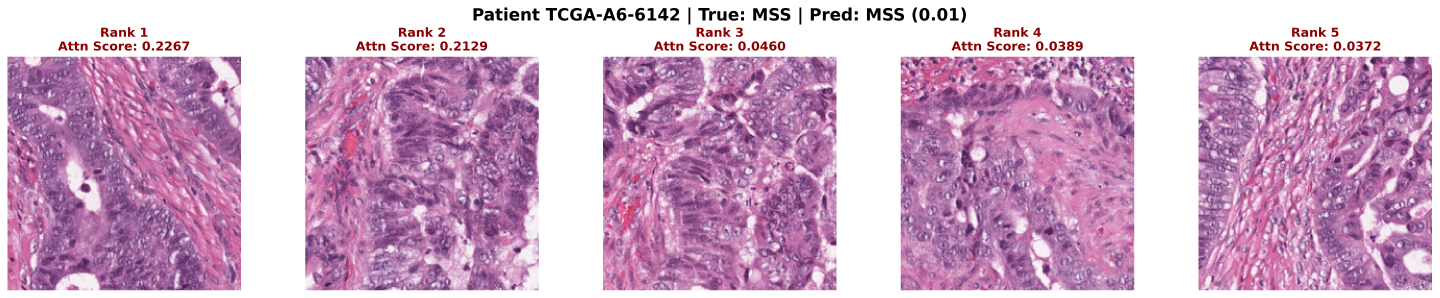
#> input picture assets/medical_images/XAI_Report_TCGA-A6-6142.png, 5757 x 1191 px (shown at 1/4 size)
$ python -i image_preprocessing.py   (imports and definitions only)
#> lines starting #> are read from the running program, lines starting #| are printed output that depends on the picture
"""
Image Preprocessing and Tiling Module for Multimodal CRC Histopathology Inference.

Handles both:
1. Supported single 224x224 histological image tiles.
2. Large whole-slide scans / micrographs via a documented grid-tiling, Otsu tissue-filtering,
   and deterministic patch-selection interface.

Preserves the project's baseline:
- Target patch size: 224x224 pixels at 10x magnification (~1.0 µm/px).
- Otsu thresholding tissue filtering (discards tiles with >50% non-tissue background).
- Bounded-memory processing and deterministic patch selection (capped at N ≤ 1000).
- Explicit coordinate and metadata tracking.
"""

from dataclasses import dataclass, field
from typing import Any, Dict, List, Optional, Tuple, Union

import numpy as np
from PIL import Image
import torch


class ImagePreprocessingError(Exception):
    """Base exception for image preprocessing and tiling failures."""
    pass


@dataclass
class PatchCollection:
    """Container for preprocessed patches, spatial coordinates, and extraction metadata."""
    patches: List[Image.Image]
    coordinates: List[Tuple[int, int]]  # (x, y) top-left in original image
    metadata: Dict[str, Any] = field(default_factory=dict)

    def __len__(self) -> int:
        return len(self.patches)


class HistologyImagePreprocessor:
    """
    Preprocessor for histological images tailored for Phikon-v2 feature extraction.
    """

    def __init__(
        self,
        tile_size: int = 224,
        tissue_threshold: float = 0.50,
        max_patches: int = 1000,
        seed: int = 42,
    ):
        """
        Args:
            tile_size: Target square tile dimension in pixels (default: 224).
            tissue_threshold: Minimum fraction of pixels containing tissue (Otsu mask) (default: 0.50).
            max_patches: Maximum number of patches retained per slide to bound memory (default: 1000).
            seed: Random seed for deterministic patch subsampling when N > max_patches (default: 42).
        """
        self.tile_size = tile_size
        self.tissue_threshold = tissue_threshold
        self.max_patches = max_patches
        self.seed = seed

    @staticmethod
    def compute_otsu_tissue_fraction(image_tile: Image.Image) -> float:
        """
        Computes the fraction of tissue (non-background) in a tile.
        In histology whole-slide imaging, glass background is bright white (grayscale > 220).
        Stained tissue has absorption with lower luminance and non-zero color saturation.

        Returns:
            Float in [0.0, 1.0] representing tissue coverage fraction.
        """
        # Convert to grayscale array
        gray = np.array(image_tile.convert("L"))

        # Pixels with grayscale < 220 are tissue pixels
        # For stained tissue, pixels are well below 220
        # If the tile has significant contrast (both tissue and glass present),
        # Otsu thresholding can refine the boundary
        is_tissue_basic = (gray < 220)
        basic_fraction = float(np.mean(is_tissue_basic))

        # If clearly almost all tissue or almost all glass, return directly
        if basic_fraction > 0.85 or basic_fraction < 0.15:
            return basic_fraction

        # Use Otsu on the non-saturated pixels to find exact tissue edge
        hist, _ = np.histogram(gray, bins=256, range=(0, 256))
        total = gray.size

        current_max = 0.0
        threshold = 215
        weight_bg = 0
        sum_bg = 0
        sum_total = np.dot(np.arange(256), hist)

        for t in range(256):
            weight_bg += hist[t]
            if weight_bg == 0:
                continue
            weight_fg = total - weight_bg
            if weight_fg == 0:
                break
            sum_bg += t * hist[t]
            m_bg = sum_bg / weight_bg
            m_fg = (sum_total - sum_bg) / weight_fg
            between_var = weight_bg * weight_fg * ((m_bg - m_fg) ** 2)
            if between_var > current_max:
                current_max = between_var
                threshold = t

        # Ensure threshold does not exceed glass boundary
        effective_threshold = min(threshold, 220)
        tissue_mask = (gray < effective_threshold)
        return float(np.mean(tissue_mask))

    @staticmethod
    def apply_reinhard_normalization(
        image_tile: Image.Image,
        target_mean: Optional[np.ndarray] = None,
        target_std: Optional[np.ndarray] = None,
    ) -> Image.Image:
        """
        Applies Reinhard stain normalization against a calibrated target reference in Lab space.
        If no target statistics are provided, returns the original tile unchanged to prevent
        unverified color alteration (preserving original Kaggle preprocessing).
        """
        if target_mean is None or target_std is None:
            return image_tile

        # Convert RGB to Lab space
        rgb_arr = np.array(image_tile).astype(np.float32)
        # Fast perceptual RGB -> Lab approximation
        # Standard OpenCV or skimage equivalent
        try:
            import cv2
            lab = cv2.cvtColor(rgb_arr.astype(np.uint8), cv2.COLOR_RGB2LAB).astype(np.float32)
        except ImportError:
            # Fallback: if cv2 not present, return original
            return image_tile

        src_mean = np.mean(lab, axis=(0, 1))
        src_std = np.std(lab, axis=(0, 1)) + 1e-6

        # Scale and shift to target
        norm_lab = (lab - src_mean) * (target_std / src_std) + target_mean
        norm_lab = np.clip(norm_lab, 0, 255).astype(np.uint8)

        norm_rgb = cv2.cvtColor(norm_lab, cv2.COLOR_LAB2RGB)
        return Image.fromarray(norm_rgb)

    # [44 lines left out: function process_single_tile, not called in this run]

    def tile_large_image(
        self,
        large_image: Image.Image,
        reinhard_target_mean: Optional[np.ndarray] = None,
        reinhard_target_std: Optional[np.ndarray] = None,
    ) -> PatchCollection:
        """
        Tiles a large histological scan/micrograph into 224x224 patches, filters background
        via Otsu thresholding, and applies deterministic subsampling if patch count > max_patches.

        Args:
            large_image: High-resolution PIL Image.
            reinhard_target_mean: Optional stain normalization target mean.
            reinhard_target_std: Optional stain normalization target std.

        Returns:
            PatchCollection containing list of patches and their (x, y) top-left coordinates.
        """
        w, h = large_image.size
        stride = self.tile_size

        extracted_patches: List[Image.Image] = []
        coordinates: List[Tuple[int, int]] = []
        total_grid_tiles = 0

        # Bounded sliding window tiling
        for y in range(0, h - self.tile_size + 1, stride):
            for x in range(0, w - self.tile_size + 1, stride):
                total_grid_tiles += 1
                crop_box = (x, y, x + self.tile_size, y + self.tile_size)
                tile = large_image.crop(crop_box)

                # Otsu foreground tissue check
                tissue_frac = self.compute_otsu_tissue_fraction(tile)
                if tissue_frac >= self.tissue_threshold:
                    norm_tile = self.apply_reinhard_normalization(
                        tile, reinhard_target_mean, reinhard_target_std
                    )
                    extracted_patches.append(norm_tile)
                    coordinates.append((x, y))

        if len(extracted_patches) == 0:
            raise ImagePreprocessingError(
                f"No valid histological tissue patches could be extracted from image ({w}x{h}). "
                f"All {total_grid_tiles} grid tiles failed the {self.tissue_threshold:.0%} tissue threshold."
            )

        # Deterministic patch selection if patch count exceeds max_patches (capped at 1000)
        kept_patches = extracted_patches
        kept_coords = coordinates
        was_subsampled = False

        if len(extracted_patches) > self.max_patches:
            generator = torch.Generator().manual_seed(self.seed)
            perm = torch.randperm(len(extracted_patches), generator=generator)[: self.max_patches].tolist()
            kept_patches = [extracted_patches[i] for i in perm]
            kept_coords = [coordinates[i] for i in perm]
            was_subsampled = True

        return PatchCollection(
            patches=kept_patches,
            coordinates=kept_coords,
            metadata={
                "source_type": "whole_slide_grid",
                "original_dimensions": (w, h),
                "grid_tiles_evaluated": total_grid_tiles,
                "tissue_tiles_extracted": len(extracted_patches),
                "retained_patches": len(kept_patches),
                "subsampled": was_subsampled,
                "max_patch_cap": self.max_patches,
                "seed": self.seed,
            },
        )

    def preprocess(
        self,
        image: Image.Image,
        reinhard_target_mean: Optional[np.ndarray] = None,
        reinhard_target_std: Optional[np.ndarray] = None,
    ) -> PatchCollection:
        """
        Dispatches image preprocessing based on input dimensions.
        If the image is already 224x224, processes as a single tile;
        otherwise tiles it into a collection of 224x224 patches.
        """
        w, h = image.size
        if w == self.tile_size and h == self.tile_size:
            return self.process_single_tile(image, reinhard_target_mean, reinhard_target_std)
        else:
            return self.tile_large_image(image, reinhard_target_mean, reinhard_target_std)

>>> from PIL import Image
>>> picture = Image.open('../../assets/medical_images/XAI_Report_TCGA-A6-6142.png')
#> picture is the input picture: PIL image 5757x1191 RGBA; mean R, G, B, A 205.6, 167.3, 197.8, 255
>>> result = HistologyImagePreprocessor().preprocess(picture)
#> after the loop in tile_large_image, `for y in range(0, h - self.tile_size + 1, stride):`:
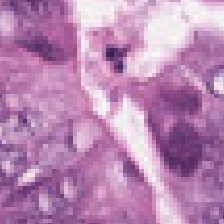
#> tile: PIL image 224x224 RGBA; mean R, G, B, A 185.1, 134.9, 178.8, 255
#> after the loop in tile_large_image, `for y in range(0, h - self.tile_size + 1, stride):`: coordinates = 80 pairs, first value 0 to 5376, second value 224 to 896; extracted_patches = 80 items; total_grid_tiles = 125
#> in tile_large_image, `kept_patches = extracted_patches`: kept_patches = 80 items
#> in tile_large_image, `kept_coords = coordinates`: kept_coords has the same summary as coordinates

$ run again, on assets/medical_images/XAI_Report_TCGA-AA-3877.png
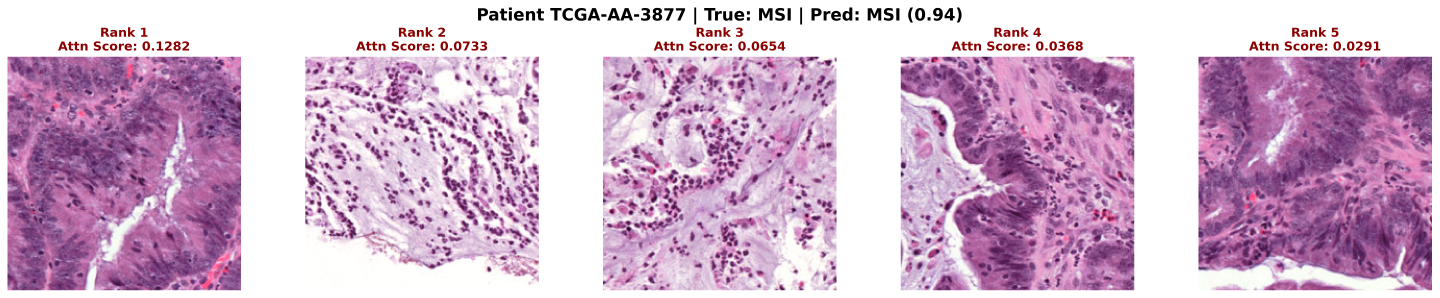
#> input picture assets/medical_images/XAI_Report_TCGA-AA-3877.png, 5757 x 1191 px (shown at 1/4 size)
#> picture is the input picture: PIL image 5757x1191 RGBA; mean R, G, B, A 209.2, 177.8, 204.7, 255
#> after the loop in tile_large_image, `for y in range(0, h - self.tile_size + 1, stride):`:
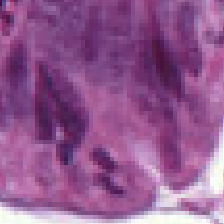
#> tile: PIL image 224x224 RGBA; mean R, G, B, A 146.2, 88.8, 143.4, 255
#> after the loop in tile_large_image, `for y in range(0, h - self.tile_size + 1, stride):`: coordinates = 49 pairs, first value 0 to 5376, second value 224 to 896; extracted_patches = 49 items; total_grid_tiles = 125
#> kept_patches = 49 items
#> kept_coords has the same summary as coordinates
